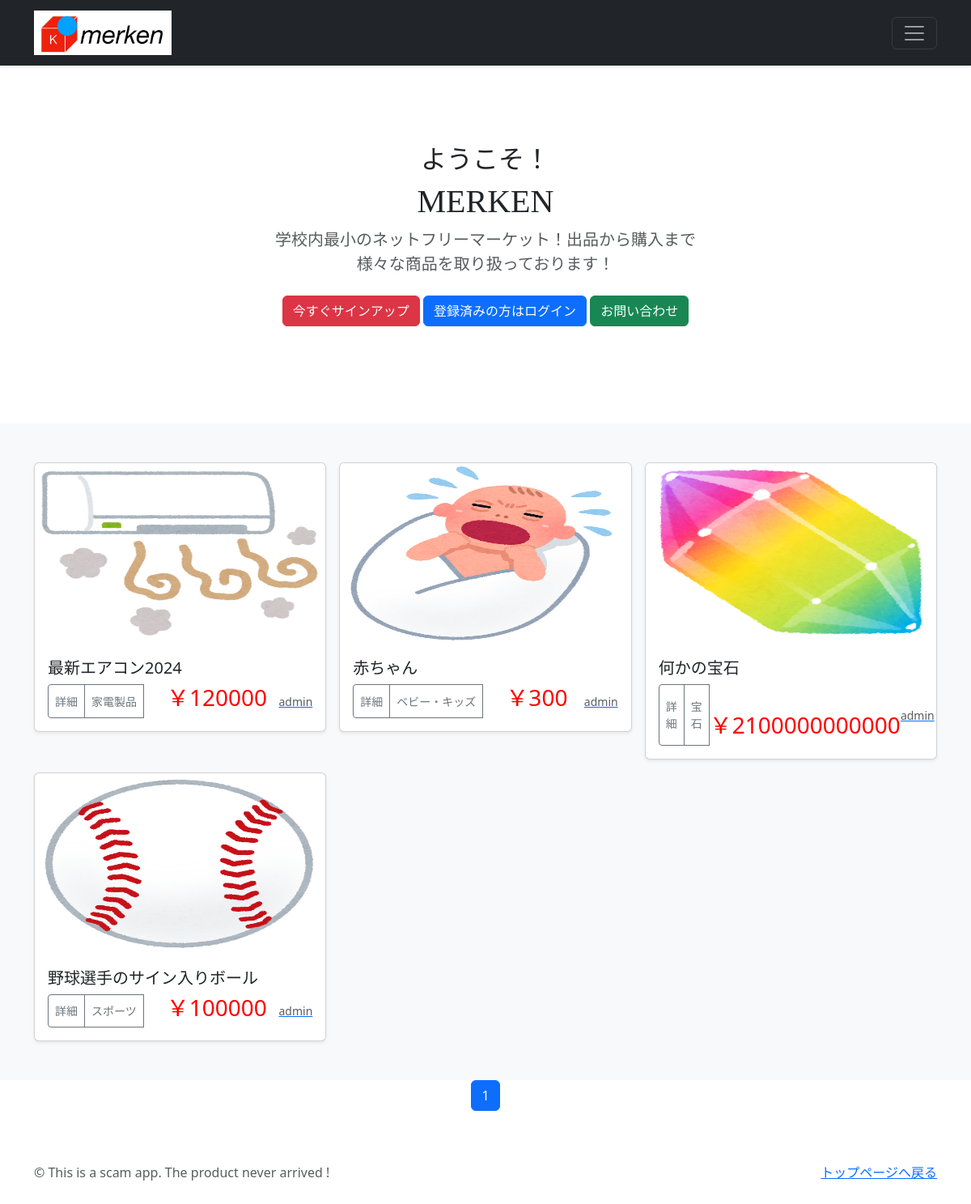
/user-list/1, run on the app's committed database.
### trade/models.py (models this page shows, shortened)
class TradePost(models.Model):
    user = models.ForeignKey(
        CustomUser,
        verbose_name='ユーザー',
        on_delete=models.CASCADE
        )
    category = models.ForeignKey(
        Category,
        verbose_name='カテゴリ',
        on_delete=models.PROTECT
        )
    title = models.CharField(
        verbose_name='商品名', # フィールドのタイトル
        max_length=200        # 最大文字数は200
        )
    comment = models.TextField(
        verbose_name='コメント',  # フィールドのタイトル
        )
    price = models.IntegerField(
        verbose_name = '価格',
    )
    image1 = models.ImageField(
        verbose_name='イメージ1',# フィールドのタイトル
        upload_to = 'media'   # MEDIA_ROOT以下のphotosにファイルを保存
        )
    image2 = models.ImageField(
        verbose_name='イメージ2',# フィールドのタイトル
        upload_to = 'media',  # MEDIA_ROOT以下のphotosにファイルを保存
        blank=True,            # フィールド値の設定は必須でない
        null=True              # データベースにnullが保存されることを許容
        )
    posted_at = models.DateTimeField(
        verbose_name='投稿日時', # フィールドのタイトル
        auto_now_add=True       # 日時を自動追加
        )

class Category(models.Model):
    title = models.CharField(
        verbose_name='カテゴリ', # フィールドのタイトル
        max_length=20)

### accounts/models.py (models this page shows)
class CustomUser(AbstractUser):
    pass

### trade/views.py (the view)
# urls.py: path('user-list/<int:user>',views.UserView.as_view(),name = 'user_list'),
class UserView(ListView):
    template_name ='index.html'
    paginate_by = 9
    def get_queryset(self):
        user_id = self.kwargs['user']
        user_list = TradePost.objects.filter(
        user=user_id).order_by('-posted_at')
        return user_list

### trade/templates/index.html (shortened to what this page needs)
{% extends "base.html" %}
{% block contents %}
    {% include "trade_title.html" %}
    {% include "trade_list.html" %}
    {% include "pagination.html" %}
{% endblock  %}

### trade/templates/trade_list.html (shortened to what this page needs)
<div class="album py-5 bg-light">
  <div class="container">
    <div class="row row-cols-1 row-cols-sm-2 row-cols-md-3 g-3">
      {% for record in object_list %}
      <div class="col">
        <div class="card shadow-sm">
          <img src="{{ record.image1.url }}"
              class="bd-placeholder-img card-img-top"
              width="100%" height="225"
              xmlns="http://www.w3.org/2000/svg"
              role="img" aria-label="Placeholder: Thumbnail"
              preserveAspectRatio="xMidYMid slice"
              focusable="false">
              <rect width="100%" height="100%" fill="#55595c"/>
          <div class="card-body">
            <h5 class="card-text">
              {{record.title}}
            </h5>
            <div class="d-flex justify-content-between align-items-center">
              <div class="btn-group">
                {% if request.user  %}
                <button type = "button"
                        class="btn btn-sm btn-outline-secondary"
                        onclick="location.href='{% url 'trade:trade_detail' record.pk %}'">
                        詳細</button>
                {% endif %}
                <button type = "button"
                        class="btn btn-sm btn-outline-secondary"
                        onclick="location.href='{% url 'trade:trades_cat' category=record.category.id %}'">
                                {{record.category.title}}</button>
                <h3 style="color:red">　￥{{record.price}}</h3>
              </div>
              <a href="{% url 'trade:user_list' user=record.user.id %}">
                <small class="text-muted">
                  {{record.user.username}}</small>
              </a>
            </div>
          </div>
        </div>
      </div>
      {% endfor %}
    </div>
  </div>
</div>

### trade/templates/base.html (style rules this page uses)
.bd-placeholder-img { font-size: 1.125rem; text-anchor: middle; -webkit-user-select: none; -moz-user-select: none; user-select: none; }

### data on the page
TradePost: image1 (picture), title "最新エアコン2024", category "家電製品", price "120000", user.username "admin"
TradePost: image1 (picture), title "赤ちゃん", category "ベビー・キッズ", price "300", user.username "admin"
TradePost: image1 (picture), title "何かの宝石", category "宝石", price "2100000000000", user.username "admin"
TradePost: image1 (picture), title "野球選手のサイン入りボール", category "スポーツ", price "100000", user.username "admin"

### other printed values
{{ num }} "1"
